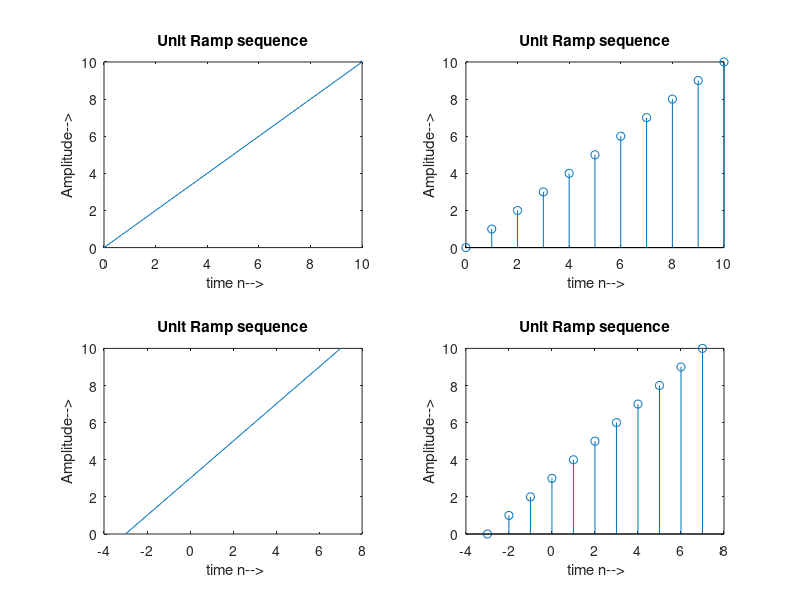

Recreate this plot in MATLAB.
clc;
clear all;
close all;
n=0:1:10;
ramp=n;
subplot(2,2,1);
plot(n,ramp);
xlabel(' time n-->');
ylabel('Amplitude-->');
title('Unit Ramp sequence');


n=0:1:10;
ramp=n;
subplot(2,2,2);
stem(n,ramp);
xlabel(' time n-->');
ylabel('Amplitude-->');
title('Unit Ramp sequence');

n=0:1:10;
ramp=n;
subplot(2,2,3);
plot(n-3,ramp);
xlabel(' time n-->');
ylabel('Amplitude-->');
title('Unit Ramp sequence');


n=0:1:10;
ramp=n;
subplot(2,2,4);
stem(n-3,ramp);
xlabel(' time n-->');
ylabel('Amplitude-->');
title('Unit Ramp sequence');
